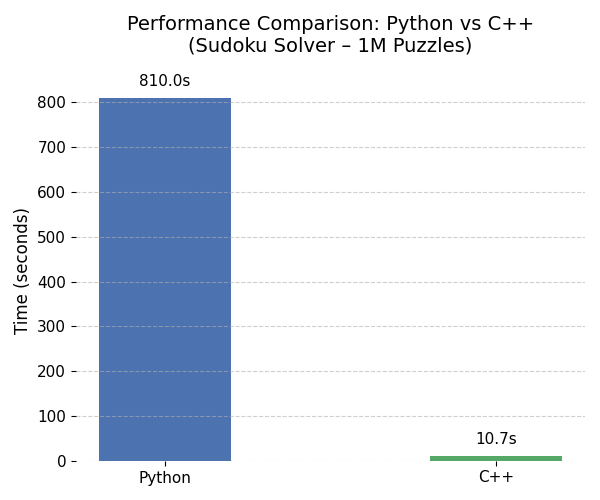

Source code (Python):
import matplotlib.pyplot as plt

try:
    with open("cpp_time.txt", "r") as f:
        cpp_time = float(f.read().strip())
except FileNotFoundError:
    print("cpp_time.txt not found. Please run the C++ solver first.")
    cpp_time = None

python_time = 810  # seconds (13.5 minutes)

if cpp_time is not None:
    languages = ['Python', 'C++']
    times = [python_time, cpp_time]

    plt.figure(figsize=(6, 5))
    bars = plt.bar(languages, times, width=0.4, color=['#4C72B0', '#55A868'])

    for bar, time in zip(bars, times):
        plt.text(bar.get_x() + bar.get_width() / 2,
                 bar.get_height() + 20,
                 f"{time:.1f}s",
                 ha='center',
                 va='bottom',
                 fontsize=11,
                 fontweight='medium')

    plt.title('Performance Comparison: Python vs C++\n(Sudoku Solver – 1M Puzzles)', fontsize=14, pad=20)
    plt.ylabel('Time (seconds)', fontsize=12)
    plt.xticks(fontsize=11)
    plt.yticks(fontsize=11)

    plt.grid(axis='y', linestyle='--', alpha=0.6)
    plt.box(False)
    plt.tight_layout()
    plt.show()
